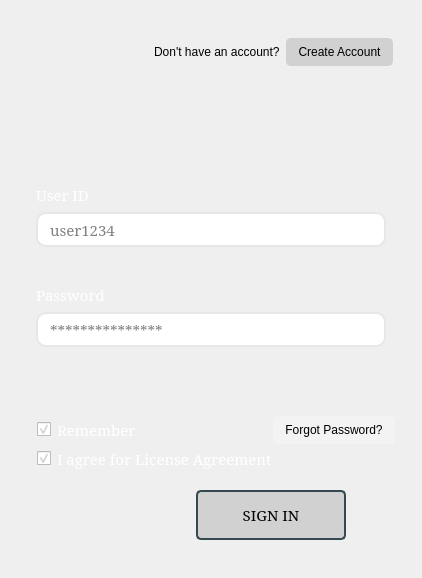
      <widget class="QWidget" name="login">
       <layout class="QGridLayout" name="gridLayout_11">
        <item row="0" column="0">
         <widget class="QFrame" name="frame_right_1">
          <property name="sizePolicy">
           <sizepolicy hsizetype="Expanding" vsizetype="Preferred">
            <horstretch>0</horstretch>
            <verstretch>0</verstretch>
           </sizepolicy>
          </property>
          <property name="minimumSize">
           <size>
            <width>400</width>
            <height>0</height>
           </size>
          </property>
          <property name="styleSheet">
           <string notr="true">QLineEdit{
	color: black;
	border: 2px solid black;
	border-radius: 10px;
	padding: 5px 10px;
}</string>
          </property>
          <property name="frameShape">
           <enum>QFrame::NoFrame</enum>
          </property>
          <property name="frameShadow">
           <enum>QFrame::Raised</enum>
          </property>
          <layout class="QVBoxLayout" name="verticalLayout_2">
           <property name="leftMargin">
            <number>0</number>
           </property>
           <property name="rightMargin">
            <number>0</number>
           </property>
           <item>
            <widget class="QFrame" name="frame_right_top">
             <property name="frameShape">
              <enum>QFrame::NoFrame</enum>
             </property>
             <property name="frameShadow">
              <enum>QFrame::Raised</enum>
             </property>
             <layout class="QGridLayout" name="gridLayout_3">
              <item row="0" column="1">
               <widget class="QFrame" name="frame">
                <property name="sizePolicy">
                 <sizepolicy hsizetype="Preferred" vsizetype="Minimum">
                  <horstretch>0</horstretch>
                  <verstretch>0</verstretch>
                 </sizepolicy>
                </property>
                <property name="frameShape">
                 <enum>QFrame::NoFrame</enum>
                </property>
                <property name="frameShadow">
                 <enum>QFrame::Raised</enum>
                </property>
                <layout class="QHBoxLayout" name="horizontalLayout_2">
                 <item>
                  <widget class="QLabel" name="label">
                   <property name="text">
                    <string>Don't have an account?</string>
                   </property>
                  </widget>
                 </item>
                 <item>
                  <widget class="QPushButton" name="pushButton_createAccount">
                   <property name="styleSheet">
                    <string notr="true">#pushButton_createAccount{
	border: 2px solid rgb(209, 209, 209);
	border-radius: 5px;
	background-color: rgb(209, 209, 209);
	padding: 5px 10px;
}

#pushButton_createAccount:hover:!pressed{
	border: 3px solid rgb(197, 197, 197);
	border-radius: 5px;
	background-color:rgb(197, 197, 197);
}
#pushButton_createAccount:hover:pressed{
	border: 3px solid rgb(188, 188, 188);
	border-radius: 5px;
	background-color:rgb(188, 188, 188);
}</string>
                   </property>
                   <property name="text">
                    <string>Create Account</string>
                   </property>
                  </widget>
                 </item>
                </layout>
               </widget>
              </item>
              <item row="0" column="0">
               <spacer name="horizontalSpacer">
                <property name="orientation">
                 <enum>Qt::Horizontal</enum>
                </property>
                <property name="sizeHint" stdset="0">
                 <size>
                  <width>40</width>
                  <height>20</height>
                 </size>
                </property>
               </spacer>
              </item>
              <item row="1" column="1">
               <spacer name="verticalSpacer_3">
                <property name="orientation">
                 <enum>Qt::Vertical</enum>
                </property>
                <property name="sizeType">
                 <enum>QSizePolicy::Preferred</enum>
                </property>
                <property name="sizeHint" stdset="0">
                 <size>
                  <width>20</width>
                  <height>40</height>
                 </size>
                </property>
               </spacer>
              </item>
             </layout>
            </widget>
           </item>
           <item alignment="Qt::AlignHCenter">
            <widget class="QFrame" name="frame_right_middle">
             <property name="sizePolicy">
              <sizepolicy hsizetype="Preferred" vsizetype="Expanding">
               <horstretch>0</horstretch>
               <verstretch>0</verstretch>
              </sizepolicy>
             </property>
             <property name="maximumSize">
              <size>
               <width>720</width>
               <height>16777215</height>
              </size>
             </property>
             <property name="frameShape">
              <enum>QFrame::NoFrame</enum>
             </property>
             <property name="frameShadow">
              <enum>QFrame::Raised</enum>
             </property>
             <layout class="QGridLayout" name="gridLayout_8">
              <item row="1" column="0">
               <widget class="QFrame" name="frame_form">
                <property name="sizePolicy">
                 <sizepolicy hsizetype="Preferred" vsizetype="Preferred">
                  <horstretch>0</horstretch>
                  <verstretch>0</verstretch>
                 </sizepolicy>
                </property>
                <property name="maximumSize">
                 <size>
                  <width>16777215</width>
                  <height>500</height>
                 </size>
                </property>
                <property name="styleSheet">
                 <string notr="true">QLineEdit{
	color: black;
	border: 2px solid rgb(231, 231, 231);
	border-radius: 10px;
	padding: 5px 10px;
}
QLabel{
	color: white;
}

QComboBox{
	color: white;
}
QCheckBox {
   border: none;
   color: white;
}
QCheckBox::indicator:unchecked{
	border: 2px solid white;
	width: 15px;
	height: 15px;
}
QCheckBox::indicator:checked{
	border: 2px solid white;
	width: 15px;
	height: 15px;
	image: url(:/icons/check_icon.png);
}</string>
                </property>
                <property name="frameShape">
                 <enum>QFrame::NoFrame</enum>
                </property>
                <property name="frameShadow">
                 <enum>QFrame::Raised</enum>
                </property>
                <layout class="QGridLayout" name="gridLayout_6">
                 <property name="leftMargin">
                  <number>0</number>
                 </property>
                 <property name="topMargin">
                  <number>10</number>
                 </property>
                 <property name="rightMargin">
                  <number>0</number>
                 </property>
                 <property name="bottomMargin">
                  <number>0</number>
                 </property>
                 <property name="spacing">
                  <number>0</number>
                 </property>
                 <item row="1" column="0">
                  <widget class="QFrame" name="frame_password">
                   <property name="maximumSize">
                    <size>
                     <width>16777215</width>
                     <height>100</height>
                    </size>
                   </property>
                   <property name="frameShape">
                    <enum>QFrame::NoFrame</enum>
                   </property>
                   <property name="frameShadow">
                    <enum>QFrame::Raised</enum>
                   </property>
                   <layout class="QGridLayout" name="gridLayout_4">
                    <item row="0" column="0">
                     <widget class="QLabel" name="label_4">
                      <property name="maximumSize">
                       <size>
                        <width>120</width>
                        <height>25</height>
                       </size>
                      </property>
                      <property name="palette">
                       <palette>
                        <active>
                         <colorrole role="WindowText">
                          <brush brushstyle="SolidPattern">
                           <color alpha="255">
                            <red>255</red>
                            <green>255</green>
                            <blue>255</blue>
                           </color>
                          </brush>
                         </colorrole>
                         <colorrole role="Text">
                          <brush brushstyle="SolidPattern">
                           <color alpha="255">
                            <red>255</red>
                            <green>255</green>
                            <blue>255</blue>
                           </color>
                          </brush>
                         </colorrole>
                         <colorrole role="ButtonText">
                          <brush brushstyle="SolidPattern">
                           <color alpha="255">
                            <red>255</red>
                            <green>255</green>
                            <blue>255</blue>
                           </color>
                          </brush>
                         </colorrole>
                         <colorrole role="PlaceholderText">
                          <brush brushstyle="NoBrush">
                           <color alpha="128">
                            <red>255</red>
                            <green>255</green>
                            <blue>255</blue>
                           </color>
                          </brush>
                         </colorrole>
                        </active>
                        <inactive>
                         <colorrole role="WindowText">
                          <brush brushstyle="SolidPattern">
                           <color alpha="255">
                            <red>255</red>
                            <green>255</green>
                            <blue>255</blue>
                           </color>
                          </brush>
                         </colorrole>
                         <colorrole role="Text">
                          <brush brushstyle="SolidPattern">
                           <color alpha="255">
                            <red>255</red>
                            <green>255</green>
                            <blue>255</blue>
                           </color>
                          </brush>
                         </colorrole>
                         <colorrole role="ButtonText">
                          <brush brushstyle="SolidPattern">
                           <color alpha="255">
                            <red>255</red>
                            <green>255</green>
                            <blue>255</blue>
                           </color>
                          </brush>
                         </colorrole>
                         <colorrole role="PlaceholderText">
                          <brush brushstyle="NoBrush">
                           <color alpha="128">
                            <red>255</red>
                            <green>255</green>
                            <blue>255</blue>
                           </color>
                          </brush>
                         </colorrole>
                        </inactive>
                        <disabled>
                         <colorrole role="WindowText">
                          <brush brushstyle="SolidPattern">
                           <color alpha="255">
                            <red>255</red>
                            <green>255</green>
                            <blue>255</blue>
                           </color>
                          </brush>
                         </colorrole>
                         <colorrole role="Text">
                          <brush brushstyle="SolidPattern">
                           <color alpha="255">
                            <red>255</red>
                            <green>255</green>
                            <blue>255</blue>
                           </color>
                          </brush>
                         </colorrole>
                         <colorrole role="ButtonText">
                          <brush brushstyle="SolidPattern">
                           <color alpha="255">
                            <red>255</red>
                            <green>255</green>
                            <blue>255</blue>
                           </color>
                          </brush>
                         </colorrole>
                         <colorrole role="PlaceholderText">
                          <brush brushstyle="NoBrush">
                           <color alpha="128">
                            <red>255</red>
                            <green>255</green>
                            <blue>255</blue>
                           </color>
                          </brush>
                         </colorrole>
                        </disabled>
                       </palette>
                      </property>
                      <property name="font">
                       <font>
                        <family>Serif</family>
                        <pointsize>11</pointsize>
                        <weight>50</weight>
                        <italic>false</italic>
                        <bold>false</bold>
                       </font>
                      </property>
                      <property name="text">
                       <string>Password</string>
                      </property>
                     </widget>
                    </item>
                    <item row="1" column="0">
                     <widget class="QLineEdit" name="lineEdit_password">
                      <property name="minimumSize">
                       <size>
                        <width>0</width>
                        <height>35</height>
                       </size>
                      </property>
                      <property name="maximumSize">
                       <size>
                        <width>450</width>
                        <height>16777215</height>
                       </size>
                      </property>
                      <property name="font">
                       <font>
                        <family>Serif</family>
                        <pointsize>11</pointsize>
                        <weight>50</weight>
                        <italic>false</italic>
                        <bold>false</bold>
                       </font>
                      </property>
                      <property name="echoMode">
                       <enum>QLineEdit::PasswordEchoOnEdit</enum>
                      </property>
                      <property name="placeholderText">
                       <string>***************</string>
                      </property>
                     </widget>
                    </item>
                    <item row="2" column="0">
                     <widget class="QLabel" name="label_problem_password_2">
                      <property name="minimumSize">
                       <size>
                        <width>0</width>
                        <height>35</height>
                       </size>
                      </property>
                      <property name="maximumSize">
                       <size>
                        <width>16777215</width>
                        <height>35</height>
                       </size>
                      </property>
                      <property name="styleSheet">
                       <string notr="true">QLabel{
	color: red;
	font: 10pt &quot;Serif&quot;;
	padding-left: 3px;
}</string>
                      </property>
                      <property name="text">
                       <string/>
                      </property>
                     </widget>
                    </item>
                   </layout>
                  </widget>
                 </item>
                 <item row="2" column="0">
                  <widget class="QFrame" name="frame_checkboxes">
                   <property name="minimumSize">
                    <size>
                     <width>0</width>
                     <height>100</height>
                    </size>
                   </property>
                   <property name="maximumSize">
                    <size>
                     <width>16777215</width>
                     <height>150</height>
                    </size>
                   </property>
                   <property name="frameShape">
                    <enum>QFrame::NoFrame</enum>
                   </property>
                   <property name="frameShadow">
                    <enum>QFrame::Raised</enum>
                   </property>
                   <layout class="QGridLayout" name="gridLayout_7">
                    <property name="leftMargin">
                     <number>10</number>
                    </property>
                    <property name="topMargin">
                     <number>0</number>
                    </property>
                    <property name="rightMargin">
                     <number>0</number>
                    </property>
                    <property name="bottomMargin">
                     <number>0</number>
                    </property>
                    <property name="spacing">
                     <number>0</number>
                    </property>
                    <item row="2" column="1">
                     <widget class="QPushButton" name="pushButton_forgotPasswd">
                      <property name="maximumSize">
                       <size>
                        <width>200</width>
                        <height>16777215</height>
                       </size>
                      </property>
                      <property name="styleSheet">
                       <string notr="true">#pushButton_forgotPasswd{
	border: 2px solid rgb(243, 243, 243);
	border-radius: 5px;
	background-color: rgb(243, 243, 243);
	padding: 5px 10px;
}

#pushButton_forgotPasswd:hover:!pressed{
	border: 3px solid rgb(213, 213, 213);
	border-radius: 5px;
	background-color: rgb(213, 213, 213);
}
#pushButton_forgotPasswd:hover:pressed{
	border: 3px solid rgb(243, 243, 243);
	border-radius: 5px;
	background-color:rgb(243, 243, 243);
}</string>
                      </property>
                      <property name="text">
                       <string>Forgot Password?</string>
                      </property>
                     </widget>
                    </item>
                    <item row="2" column="0">
                     <widget class="QCheckBox" name="checkBox_remember_passwd">
                      <property name="font">
                       <font>
                        <family>Serif</family>
                        <pointsize>11</pointsize>
                        <weight>50</weight>
                        <italic>false</italic>
                        <bold>false</bold>
                       </font>
                      </property>
                      <property name="text">
                       <string>Remember</string>
                      </property>
                      <property name="checked">
                       <bool>true</bool>
                      </property>
                     </widget>
                    </item>
                    <item row="1" column="0" colspan="2">
                     <widget class="QLabel" name="label_problem_login">
                      <property name="minimumSize">
                       <size>
                        <width>0</width>
                        <height>35</height>
                       </size>
                      </property>
                      <property name="maximumSize">
                       <size>
                        <width>16777215</width>
                        <height>35</height>
                       </size>
                      </property>
                      <property name="styleSheet">
                       <string notr="true">QLabel{
	color: red;
	font: 10pt &quot;Serif&quot;;
	padding-left: 3px;
}</string>
                      </property>
                      <property name="text">
                       <string/>
                      </property>
                     </widget>
                    </item>
                    <item row="3" column="0">
                     <widget class="QCheckBox" name="checkBox_agreelicenseAgreement">
                      <property name="font">
                       <font>
                        <family>Serif</family>
                        <pointsize>11</pointsize>
                        <weight>50</weight>
                        <italic>false</italic>
                        <bold>false</bold>
                       </font>
                      </property>
                      <property name="text">
                       <string>I agree for License Agreement</string>
                      </property>
                      <property name="checked">
                       <bool>true</bool>
                      </property>
                     </widget>
                    </item>
                   </layout>
                  </widget>
                 </item>
                 <item row="0" column="0">
                  <widget class="QFrame" name="frame_userid">
                   <property name="maximumSize">
                    <size>
                     <width>16777215</width>
                     <height>100</height>
                    </size>
                   </property>
                   <property name="frameShape">
                    <enum>QFrame::NoFrame</enum>
                   </property>
                   <property name="frameShadow">
                    <enum>QFrame::Raised</enum>
                   </property>
                   <layout class="QGridLayout" name="gridLayout_5">
                    <item row="0" column="0">
                     <widget class="QLabel" name="label_3">
                      <property name="maximumSize">
                       <size>
                        <width>120</width>
                        <height>25</height>
                       </size>
                      </property>
                      <property name="palette">
                       <palette>
                        <active>
                         <colorrole role="WindowText">
                          <brush brushstyle="SolidPattern">
                           <color alpha="255">
                            <red>255</red>
                            <green>255</green>
                            <blue>255</blue>
                           </color>
                          </brush>
                         </colorrole>
                         <colorrole role="Text">
                          <brush brushstyle="SolidPattern">
                           <color alpha="255">
                            <red>255</red>
                            <green>255</green>
                            <blue>255</blue>
                           </color>
                          </brush>
                         </colorrole>
                         <colorrole role="ButtonText">
                          <brush brushstyle="SolidPattern">
                           <color alpha="255">
                            <red>255</red>
                            <green>255</green>
                            <blue>255</blue>
                           </color>
                          </brush>
                         </colorrole>
                         <colorrole role="PlaceholderText">
                          <brush brushstyle="NoBrush">
                           <color alpha="128">
                            <red>255</red>
                            <green>255</green>
                            <blue>255</blue>
                           </color>
                          </brush>
                         </colorrole>
                        </active>
                        <inactive>
                         <colorrole role="WindowText">
                          <brush brushstyle="SolidPattern">
                           <color alpha="255">
                            <red>255</red>
                            <green>255</green>
                            <blue>255</blue>
                           </color>
                          </brush>
                         </colorrole>
                         <colorrole role="Text">
                          <brush brushstyle="SolidPattern">
                           <color alpha="255">
                            <red>255</red>
                            <green>255</green>
                            <blue>255</blue>
                           </color>
                          </brush>
                         </colorrole>
                         <colorrole role="ButtonText">
                          <brush brushstyle="SolidPattern">
                           <color alpha="255">
                            <red>255</red>
                            <green>255</green>
                            <blue>255</blue>
                           </color>
                          </brush>
                         </colorrole>
                         <colorrole role="PlaceholderText">
                          <brush brushstyle="NoBrush">
                           <color alpha="128">
                            <red>255</red>
                            <green>255</green>
                            <blue>255</blue>
                           </color>
                          </brush>
                         </colorrole>
                        </inactive>
                        <disabled>
                         <colorrole role="WindowText">
                          <brush brushstyle="SolidPattern">
                           <color alpha="255">
                            <red>255</red>
                            <green>255</green>
                            <blue>255</blue>
                           </color>
                          </brush>
                         </colorrole>
                         <colorrole role="Text">
                          <brush brushstyle="SolidPattern">
                           <color alpha="255">
                            <red>255</red>
                            <green>255</green>
                            <blue>255</blue>
                           </color>
                          </brush>
                         </colorrole>
                         <colorrole role="ButtonText">
                          <brush brushstyle="SolidPattern">
                           <color alpha="255">
                            <red>255</red>
                            <green>255</green>
                            <blue>255</blue>
                           </color>
                          </brush>
                         </colorrole>
                         <colorrole role="PlaceholderText">
                          <brush brushstyle="NoBrush">
                           <color alpha="128">
                            <red>255</red>
                            <green>255</green>
                            <blue>255</blue>
                           </color>
                          </brush>
                         </colorrole>
                        </disabled>
                       </palette>
                      </property>
                      <property name="font">
                       <font>
                        <family>Serif</family>
                        <pointsize>11</pointsize>
                        <weight>50</weight>
                        <italic>false</italic>
                        <bold>false</bold>
                       </font>
                      </property>
                      <property name="text">
                       <string>User ID</string>
                      </property>
                     </widget>
                    </item>
                    <item row="1" column="0">
                     <widget class="QLineEdit" name="lineEdit_userid">
                      <property name="minimumSize">
                       <size>
                        <width>0</width>
                        <height>35</height>
                       </size>
                      </property>
                      <property name="maximumSize">
                       <size>
                        <width>450</width>
                        <height>16777215</height>
                       </size>
                      </property>
                      <property name="font">
                       <font>
                        <family>Serif</family>
                        <pointsize>11</pointsize>
                        <weight>50</weight>
                        <italic>false</italic>
                        <bold>false</bold>
                       </font>
                      </property>
                      <property name="placeholderText">
                       <string>user1234</string>
                      </property>
                     </widget>
                    </item>
                    <item row="2" column="0">
                     <widget class="QLabel" name="label_problem_userid">
                      <property name="minimumSize">
                       <size>
                        <width>0</width>
                        <height>35</height>
                       </size>
                      </property>
                      <property name="maximumSize">
                       <size>
                        <width>16777215</width>
                        <height>35</height>
                       </size>
                      </property>
                      <property name="styleSheet">
                       <string notr="true">QLabel{
	color: red;
	font: 10pt &quot;Serif&quot;;
	padding-left: 3px;
}</string>
                      </property>
                      <property name="text">
                       <string/>
                      </property>
                     </widget>
                    </item>
                   </layout>
                  </widget>
                 </item>
                </layout>
               </widget>
              </item>
              <item row="0" column="0" alignment="Qt::AlignHCenter">
               <widget class="QLabel" name="label_logo_2">
                <property name="maximumSize">
                 <size>
                  <width>150</width>
                  <height>150</height>
                 </size>
                </property>
                <property name="font">
                 <font>
                  <family>Serif</family>
                  <pointsize>11</pointsize>
                  <weight>50</weight>
                  <italic>false</italic>
                  <bold>false</bold>
                  <stylestrategy>PreferAntialias</stylestrategy>
                 </font>
                </property>
                <property name="styleSheet">
                 <string notr="true">#label_logo{
	border: 5px solid qlineargradient(spread:pad, x1:0, y1:0.563, x2:1, y2:0.585, stop:0 rgba(54, 71, 79, 255), stop:1 rgba(35, 47, 52, 255));
}</string>
                </property>
                <property name="text">
                 <string/>
                </property>
                <property name="pixmap">
                 <pixmap>../icons/tradexcb_logo.png</pixmap>
                </property>
                <property name="scaledContents">
                 <bool>true</bool>
                </property>
                <property name="margin">
                 <number>15</number>
                </property>
               </widget>
              </item>
              <item row="2" column="0">
               <widget class="QFrame" name="frame_5">
                <property name="frameShape">
                 <enum>QFrame::NoFrame</enum>
                </property>
                <property name="frameShadow">
                 <enum>QFrame::Raised</enum>
                </property>
                <layout class="QGridLayout" name="gridLayout_9">
                 <item row="1" column="1">
                  <widget class="QPushButton" name="pushButton_signin">
                   <property name="minimumSize">
                    <size>
                     <width>150</width>
                     <height>50</height>
                    </size>
                   </property>
                   <property name="maximumSize">
                    <size>
                     <width>180</width>
                     <height>16777215</height>
                    </size>
                   </property>
                   <property name="font">
                    <font>
                     <family>Serif</family>
                     <pointsize>11</pointsize>
                     <weight>50</weight>
                     <italic>false</italic>
                     <bold>false</bold>
                    </font>
                   </property>
                   <property name="styleSheet">
                    <string notr="true">#pushButton_signin{
	border: 2px solid rgb(53, 72, 79);
	border-radius: 5px;
	background-color: rgb(209, 209, 209);
	padding: 5px 10px;
	color: black;
	padding: 5px 10px;
}

#pushButton_signin:hover:!pressed{
	border: 3px solid rgb(53, 72, 79);
	border-radius: 5px;
	background-color: rgb(231, 231, 231);
}
#pushButton_signin:hover:pressed{
	border: 3px solid rgb(53, 72, 79);
	border-radius: 5px;
	background-color: rgb(152, 152, 152);
}</string>
                   </property>
                   <property name="text">
                    <string>SIGN IN</string>
                   </property>
                  </widget>
                 </item>
                 <item row="1" column="0">
                  <spacer name="horizontalSpacer_2">
                   <property name="orientation">
                    <enum>Qt::Horizontal</enum>
                   </property>
                   <property name="sizeType">
                    <enum>QSizePolicy::Expanding</enum>
                   </property>
                   <property name="sizeHint" stdset="0">
                    <size>
                     <width>40</width>
                     <height>20</height>
                    </size>
                   </property>
                  </spacer>
                 </item>
                 <item row="1" column="2">
                  <spacer name="horizontalSpacer_3">
                   <property name="orientation">
                    <enum>Qt::Horizontal</enum>
                   </property>
                   <property name="sizeType">
                    <enum>QSizePolicy::Preferred</enum>
                   </property>
                   <property name="sizeHint" stdset="0">
                    <size>
                     <width>40</width>
                     <height>20</height>
                    </size>
                   </property>
                  </spacer>
                 </item>
                </layout>
               </widget>
              </item>
             </layout>
            </widget>
           </item>
          </layout>
         </widget>
        </item>
       </layout>
      </widget>
